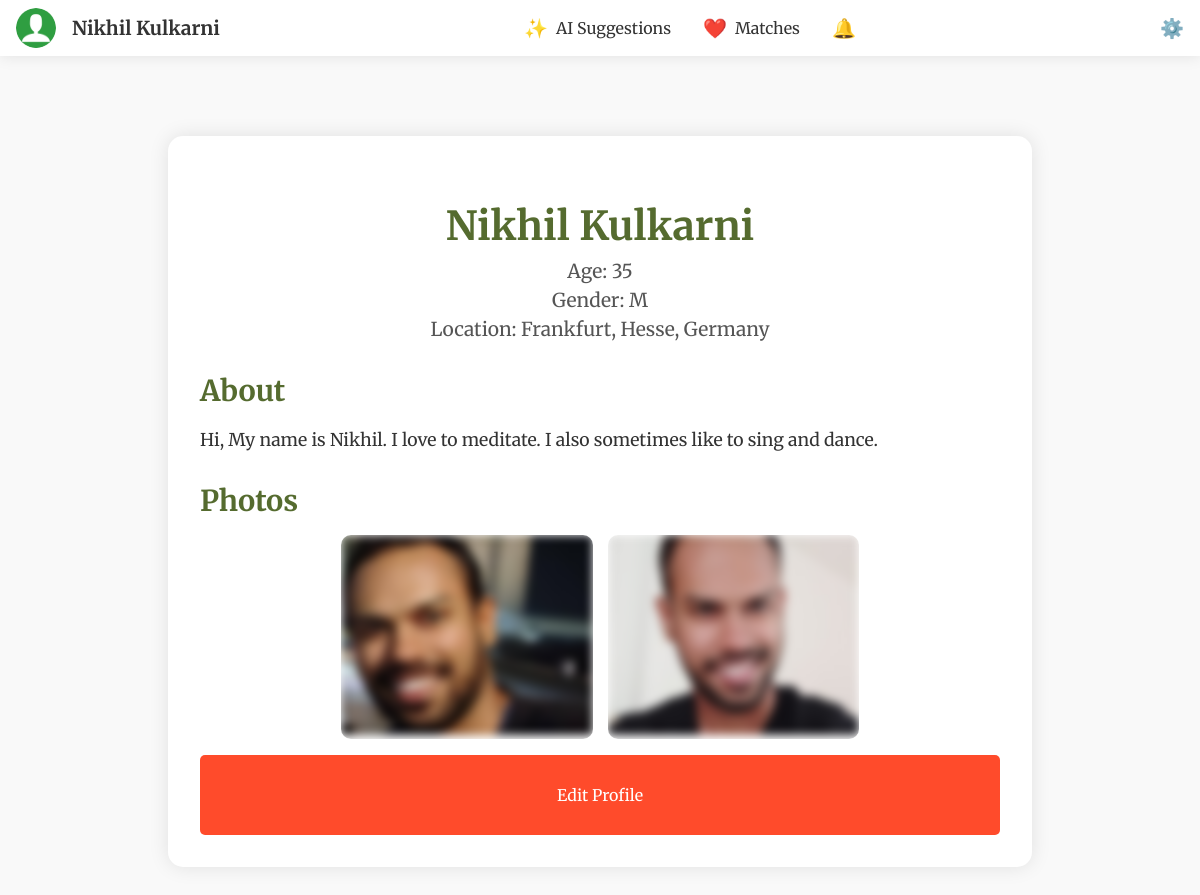
Page /view_profile/2 (signed in) on the committed database.
### tables this page shows
CREATE TABLE "users" (
	"id"	INTEGER,
	"username"	TEXT NOT NULL UNIQUE,
	"password"	TEXT NOT NULL,
	"about"	TEXT,
	"name"	TEXT,
	"age"	INTEGER,
	"gender"	TEXT,
	"looking_for"	TEXT,
	"location"	TEXT,
	"latitude"	REAL,
	"longitude"	REAL,
	"email"	TEXT,
	"tel"	TEXT,
	"instagram"	TEXT,
	"telegram"	TEXT,
	PRIMARY KEY("id" AUTOINCREMENT)
);

CREATE TABLE "photos" (
	"id"	INTEGER,
	"user_id"	INTEGER,
	"filename"	TEXT,
	PRIMARY KEY("id" AUTOINCREMENT)
);

### app.py (the view)
@app.route('/view_profile/<int:user_id>', methods=['GET', 'POST'])
def view_profile(user_id):
    if 'user_id' not in session:
        return redirect(url_for('login'))
    current_user_id = session['user_id']
    conn = get_db_connection()
    user = conn.execute('SELECT * FROM users WHERE id = ?', (user_id,)).fetchone()
    user_photos = conn.execute('SELECT filename FROM photos WHERE user_id = ?', (user_id,)).fetchall()
    photo_reveal = conn.execute('SELECT status FROM photo_reveals WHERE requester_id = ? AND requestee_id = ?',
                                (current_user_id, user_id)).fetchone()
    photo_reveal_status = photo_reveal['status'] if photo_reveal else 'none'
    contact_share = conn.execute('SELECT status FROM contact_shares WHERE requester_id = ? AND requestee_id = ?',
                                (current_user_id, user_id)).fetchone()
    contact_share_status = contact_share['status'] if contact_share else 'none'
    conn.close()
    return render_template('view_profile.html', user_id=user_id, user_name=user['name'], user_age=user['age'], user_gender=user['gender'],
                           user_location=user['location'], user_about=user['about'], user_email=user['email'] or '',
                           user_tel=user['tel'] or '', user_instagram=user['instagram'] or '', user_telegram=user['telegram'] or '',
                           user_photos=user_photos, photo_reveal_status=photo_reveal_status, contact_share_status=contact_share_status)

### app.py (called while the page is built)
def get_db_connection():
    retries = 5
    while retries > 0:
        try:
            conn = sqlite3.connect(users_table, check_same_thread=False)
            conn.row_factory = sqlite3.Row
            return conn
        except sqlite3.OperationalError as e:
            if 'database is locked' in str(e):
                time.sleep(1)
                retries -= 1
            else:
                raise e
    raise Exception("Database is locked for too long, giving up.")

@app.context_processor
def inject_user():
    return dict(user=g.user, matches=g.matches, saved_profiles=g.saved_profiles,notification_count = g.notification_count)

### templates/view_profile.html (shortened to what this page needs)
{% extends "base.html" %}
{% block content %}
<div class="profile-container">
    <div class="profile-header">
        <h2>{{ user_name }}</h2>
        <p>Age: {{ user_age }}</p>
        <p>Gender: {{ user_gender }}</p>
        <p>Location: {{ user_location }}</p>
    </div>
    <div class="profile-content">
        <h3>About</h3>
        <p>{{ user_about }}</p>
        {% if user_photos %}
        <h3>Photos</h3>
        <div class="photo-gallery">
            {% for photo in user_photos %}
            <div class="photo-container">
                <img src="{{ url_for('static', filename='uploads/' ~ photo['filename']) }}" alt="User Photo"
                    class="user-photo"
                    style="{% if photo_reveal_status != 'accepted' %}filter: blur(5px);{% endif %}">
            </div>
            {% endfor %}
        </div>
        {% endif %}
    </div>
    {% if g.user['name'] != user_name and photo_reveal_status != 'accepted' and contact_share_status != 'accepted' %}
    <div class="fixed-action-buttons">
        <button id="superlike-button" class="action-button superlike">⭐</button>
        {% if photo_reveal_status != 'pending' and contact_share_status != 'pending' %}
        <button id="like-button1" class="action-button like">❤️1</button>
        {% endif %}
        {% if photo_reveal_status != 'none' and contact_share_status != 'pending' %}
        <button id="like-button2" class="action-button like">💜2</button>
        {% endif %}
        <button id="dislike-button" class="action-button dislike">Next</button>
    </div>
    {% else %}
    <div class="edit-profile-button">
        <a href="/profile" class="action-button">Edit Profile</a>
    </div>
    {% endif %}
</div>
{% endblock %}

### templates/base.html (shortened to what this page needs)
<!DOCTYPE html>
<html lang="en">
<head>
    <link rel="stylesheet" href="{{ url_for('static', filename='css/styles.css') }}">
</head>
<body>
    <div class="header">
        <div class="left" onclick="location.href='/view_profile/{{ user.id }}'">
            <img src="{{ url_for('static', filename='uploads/' ~ user.photo) if user.photo else url_for('static', filename='placeholder.png') }}" alt="User Photo">
            <span class="user-name">{{ user.name }}</span>
        </div>
        <div class="center">
            <a href="/ai_suggestions">
                <span class="icon">✨</span>
                <span>AI Suggestions</span>
            </a>
            <a href="/matches">
                <span class="icon">❤️</span>
                <span>Matches</span>
            </a>
            <a href="/notifications">
                <span class="icon">🔔</span>
            </a>
        </div>
        <div class="right">
            <a href="/settings">
                <span class="icon">⚙️</span>
            </a>
        </div>
    </div>
    <div class="content">
        {% block content %}
        {% endblock %}
    </div>
</body>
</html>

### static/css/styles.css (style rules this page uses)
body { font-family: Arial, sans-serif; background-color: #f0f4f3; color: #2f4f4f; margin: 0; padding: 0; }
h1, h2, h3 { color: #556b2f; }
a { color: #6b8e23; text-decoration: none; }

### templates/base.html (style rules this page uses)
body { font-family: 'Merriweather', serif; margin: 0; padding: 0; background-color: #f9f9f9; color: #333; display: flex; flex-direction: column; min-height: 100vh; }
.header { display: flex; justify-content: space-between; align-items: center; padding: 0.5rem 1rem; background-color: #fff; box-shadow: 0 0 15px rgba(0, 0, 0, 0.1); position: sticky; top: 0; z-index: 1000; }
.header .left { display: flex; align-items: center; cursor: pointer; }
.header .left img { border-radius: 50%; width: 40px; height: 40px; margin-right: 1rem; }
.header .left .user-name { font-size: 1.2rem; font-weight: bold; }
.header .center { display: flex; gap: 2rem; }
.header .center a { text-decoration: none; color: #333; font-size: 1rem; display: flex; align-items: center; gap: 0.5rem; }
.header .center a .icon { font-size: 1.2rem; }
.header .right { display: flex; align-items: center; gap: 1rem; }
.header .right a { text-decoration: none; color: #333; font-size: 1.2rem; }
.content { flex: 1; padding: 2rem; }

### templates/view_profile.html (style rules this page uses)
body { font-family: 'Merriweather', serif; background-color: #f9f9f9; color: #333; }
.profile-container { max-width: 800px; margin: 3rem auto; padding: 2rem; background-color: #fff; border-radius: 15px; box-shadow: 0 0 20px rgba(0, 0, 0, 0.1); text-align: left; }
.profile-header { text-align: center; margin-bottom: 2rem; }
.profile-header h2 { font-size: 2.5rem; margin-bottom: 0.5rem; }
.profile-header p { margin: 0.3rem 0; font-size: 1.2rem; color: #555; }
.profile-content h3 { font-size: 1.8rem; margin-bottom: 1rem; }
.profile-content p { font-size: 1.1rem; line-height: 1.6; }
.photo-gallery { display: flex; flex-wrap: wrap; justify-content: center; gap: 15px; margin-top: 1rem; }
.photo-container { position: relative; flex: 0 0 calc(33.333% - 15px); border-radius: 10px; overflow: hidden; }
.user-photo { width: 100%; height: 200px; object-fit: cover; }
.action-button { background-color: #ff4b2b; color: white; border: none; border-radius: 50%; padding: 15px; cursor: pointer; font-size: 1.5rem; transition: background-color 0.3s ease; width: 60px; height: 60px; display: flex; align-items: center; justify-content: center; }
.edit-profile-button { text-align: center; margin-top: 1rem; }
.edit-profile-button .action-button { width: auto; padding: 10px 20px; border-radius: 5px; font-size: 1rem; }

### rows in the picture
users: name "Nikhil Kulkarni", location "Frankfurt, Hesse, Germany", about "Hi, My name is Nikhil. I love to meditate. I also sometimes like to sing and dance."
photos: filename (picture)
photos: filename (picture)

### other values in the picture
{{ user_age }} "35"
{{ user_gender }} "M"
